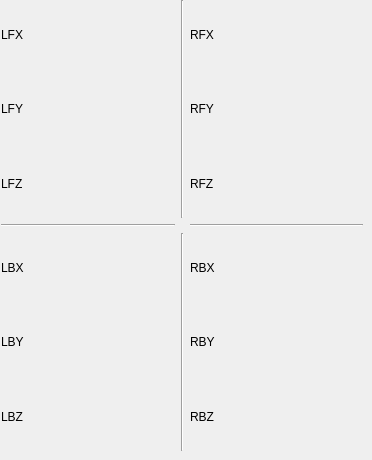
    <widget class="QWidget" name="tab_3">
     <attribute name="title">
      <string>足端力</string>
     </attribute>
     <widget class="QWidget" name="layoutWidget_8">
      <property name="geometry">
       <rect>
        <x>1</x>
        <y>0</y>
        <width>362</width>
        <height>451</height>
       </rect>
      </property>
      <layout class="QGridLayout" name="gridLayout_32">
       <item row="0" column="2">
        <layout class="QGridLayout" name="gridLayout_33">
         <item row="3" column="1">
          <spacer name="horizontalSpacer_84">
           <property name="orientation">
            <enum>Qt::Horizontal</enum>
           </property>
           <property name="sizeHint" stdset="0">
            <size>
             <width>120</width>
             <height>0</height>
            </size>
           </property>
          </spacer>
         </item>
         <item row="1" column="0">
          <widget class="QLabel" name="label_81">
           <property name="text">
            <string>RFY</string>
           </property>
          </widget>
         </item>
         <item row="0" column="0">
          <widget class="QLabel" name="label_82">
           <property name="text">
            <string>RFX</string>
           </property>
          </widget>
         </item>
         <item row="2" column="0">
          <widget class="QLabel" name="label_83">
           <property name="text">
            <string>RFZ</string>
           </property>
          </widget>
         </item>
         <item row="0" column="2">
          <spacer name="verticalSpacer_33">
           <property name="orientation">
            <enum>Qt::Vertical</enum>
           </property>
           <property name="sizeHint" stdset="0">
            <size>
             <width>0</width>
             <height>60</height>
            </size>
           </property>
          </spacer>
         </item>
         <item row="2" column="2">
          <spacer name="verticalSpacer_34">
           <property name="orientation">
            <enum>Qt::Vertical</enum>
           </property>
           <property name="sizeHint" stdset="0">
            <size>
             <width>0</width>
             <height>60</height>
            </size>
           </property>
          </spacer>
         </item>
         <item row="1" column="2">
          <spacer name="verticalSpacer_35">
           <property name="orientation">
            <enum>Qt::Vertical</enum>
           </property>
           <property name="sizeHint" stdset="0">
            <size>
             <width>0</width>
             <height>60</height>
            </size>
           </property>
          </spacer>
         </item>
         <item row="0" column="1">
          <widget class="MplWidget" name="widget_29" native="true">
           <property name="autoFillBackground">
            <bool>false</bool>
           </property>
          </widget>
         </item>
         <item row="1" column="1">
          <widget class="MplWidget" name="widget_30" native="true">
           <property name="autoFillBackground">
            <bool>false</bool>
           </property>
          </widget>
         </item>
         <item row="2" column="1">
          <widget class="MplWidget" name="widget_31" native="true">
           <property name="autoFillBackground">
            <bool>false</bool>
           </property>
          </widget>
         </item>
        </layout>
       </item>
       <item row="2" column="1">
        <widget class="Line" name="line_64">
         <property name="orientation">
          <enum>Qt::Vertical</enum>
         </property>
        </widget>
       </item>
       <item row="0" column="1">
        <widget class="Line" name="line_65">
         <property name="orientation">
          <enum>Qt::Vertical</enum>
         </property>
        </widget>
       </item>
       <item row="1" column="0">
        <widget class="Line" name="line_66">
         <property name="orientation">
          <enum>Qt::Horizontal</enum>
         </property>
        </widget>
       </item>
       <item row="2" column="0">
        <layout class="QGridLayout" name="gridLayout_18">
         <item row="3" column="1">
          <spacer name="horizontalSpacer_75">
           <property name="orientation">
            <enum>Qt::Horizontal</enum>
           </property>
           <property name="sizeHint" stdset="0">
            <size>
             <width>120</width>
             <height>0</height>
            </size>
           </property>
          </spacer>
         </item>
         <item row="0" column="0">
          <widget class="QLabel" name="label_84">
           <property name="text">
            <string>LBX</string>
           </property>
          </widget>
         </item>
         <item row="2" column="0">
          <widget class="QLabel" name="label_85">
           <property name="text">
            <string>LBZ</string>
           </property>
          </widget>
         </item>
         <item row="1" column="0">
          <widget class="QLabel" name="label_86">
           <property name="text">
            <string>LBY</string>
           </property>
          </widget>
         </item>
         <item row="1" column="2">
          <spacer name="verticalSpacer_36">
           <property name="orientation">
            <enum>Qt::Vertical</enum>
           </property>
           <property name="sizeHint" stdset="0">
            <size>
             <width>0</width>
             <height>60</height>
            </size>
           </property>
          </spacer>
         </item>
         <item row="2" column="2">
          <spacer name="verticalSpacer_37">
           <property name="orientation">
            <enum>Qt::Vertical</enum>
           </property>
           <property name="sizeHint" stdset="0">
            <size>
             <width>0</width>
             <height>60</height>
            </size>
           </property>
          </spacer>
         </item>
         <item row="0" column="2">
          <spacer name="verticalSpacer_38">
           <property name="orientation">
            <enum>Qt::Vertical</enum>
           </property>
           <property name="sizeHint" stdset="0">
            <size>
             <width>0</width>
             <height>60</height>
            </size>
           </property>
          </spacer>
         </item>
         <item row="0" column="1">
          <widget class="MplWidget" name="widget_32" native="true">
           <property name="autoFillBackground">
            <bool>false</bool>
           </property>
          </widget>
         </item>
         <item row="1" column="1">
          <widget class="MplWidget" name="widget_33" native="true">
           <property name="autoFillBackground">
            <bool>false</bool>
           </property>
          </widget>
         </item>
         <item row="2" column="1">
          <widget class="MplWidget" name="widget_34" native="true">
           <property name="autoFillBackground">
            <bool>false</bool>
           </property>
           <widget class="QWidget" name="widget_35" native="true">
            <property name="geometry">
             <rect>
              <x>180</x>
              <y>0</y>
              <width>120</width>
              <height>60</height>
             </rect>
            </property>
            <property name="autoFillBackground">
             <bool>false</bool>
            </property>
           </widget>
          </widget>
         </item>
        </layout>
       </item>
       <item row="1" column="2">
        <widget class="Line" name="line_67">
         <property name="orientation">
          <enum>Qt::Horizontal</enum>
         </property>
        </widget>
       </item>
       <item row="2" column="2">
        <layout class="QGridLayout" name="gridLayout_34">
         <item row="3" column="1">
          <spacer name="horizontalSpacer_81">
           <property name="orientation">
            <enum>Qt::Horizontal</enum>
           </property>
           <property name="sizeHint" stdset="0">
            <size>
             <width>120</width>
             <height>0</height>
            </size>
           </property>
          </spacer>
         </item>
         <item row="0" column="0">
          <widget class="QLabel" name="label_87">
           <property name="text">
            <string>RBX</string>
           </property>
          </widget>
         </item>
         <item row="2" column="0">
          <widget class="QLabel" name="label_88">
           <property name="text">
            <string>RBZ</string>
           </property>
          </widget>
         </item>
         <item row="1" column="0">
          <widget class="QLabel" name="label_89">
           <property name="text">
            <string>RBY</string>
           </property>
          </widget>
         </item>
         <item row="1" column="2">
          <spacer name="verticalSpacer_39">
           <property name="orientation">
            <enum>Qt::Vertical</enum>
           </property>
           <property name="sizeHint" stdset="0">
            <size>
             <width>0</width>
             <height>60</height>
            </size>
           </property>
          </spacer>
         </item>
         <item row="0" column="2">
          <spacer name="verticalSpacer_40">
           <property name="orientation">
            <enum>Qt::Vertical</enum>
           </property>
           <property name="sizeHint" stdset="0">
            <size>
             <width>0</width>
             <height>60</height>
            </size>
           </property>
          </spacer>
         </item>
         <item row="2" column="2">
          <spacer name="verticalSpacer_41">
           <property name="orientation">
            <enum>Qt::Vertical</enum>
           </property>
           <property name="sizeHint" stdset="0">
            <size>
             <width>0</width>
             <height>40</height>
            </size>
           </property>
          </spacer>
         </item>
         <item row="0" column="1">
          <widget class="MplWidget" name="widget_36" native="true">
           <property name="autoFillBackground">
            <bool>false</bool>
           </property>
          </widget>
         </item>
         <item row="1" column="1">
          <widget class="MplWidget" name="widget_37" native="true">
           <property name="autoFillBackground">
            <bool>false</bool>
           </property>
          </widget>
         </item>
         <item row="2" column="1">
          <widget class="MplWidget" name="widget_38" native="true"/>
         </item>
        </layout>
       </item>
       <item row="0" column="0">
        <layout class="QGridLayout" name="gridLayout_35">
         <item row="0" column="0">
          <widget class="QLabel" name="label_90">
           <property name="text">
            <string>LFX</string>
           </property>
          </widget>
         </item>
         <item row="1" column="0">
          <widget class="QLabel" name="label_37">
           <property name="text">
            <string>LFY</string>
           </property>
          </widget>
         </item>
         <item row="2" column="0">
          <widget class="QLabel" name="label_91">
           <property name="text">
            <string>LFZ</string>
           </property>
          </widget>
         </item>
         <item row="3" column="1">
          <spacer name="horizontalSpacer_78">
           <property name="orientation">
            <enum>Qt::Horizontal</enum>
           </property>
           <property name="sizeHint" stdset="0">
            <size>
             <width>120</width>
             <height>0</height>
            </size>
           </property>
          </spacer>
         </item>
         <item row="1" column="2">
          <spacer name="verticalSpacer_42">
           <property name="orientation">
            <enum>Qt::Vertical</enum>
           </property>
           <property name="sizeHint" stdset="0">
            <size>
             <width>0</width>
             <height>60</height>
            </size>
           </property>
          </spacer>
         </item>
         <item row="2" column="2">
          <spacer name="verticalSpacer_43">
           <property name="orientation">
            <enum>Qt::Vertical</enum>
           </property>
           <property name="sizeHint" stdset="0">
            <size>
             <width>0</width>
             <height>60</height>
            </size>
           </property>
          </spacer>
         </item>
         <item row="0" column="2">
          <spacer name="verticalSpacer_44">
           <property name="orientation">
            <enum>Qt::Vertical</enum>
           </property>
           <property name="sizeHint" stdset="0">
            <size>
             <width>0</width>
             <height>60</height>
            </size>
           </property>
          </spacer>
         </item>
         <item row="0" column="1">
          <widget class="MplWidget" name="widget_39" native="true">
           <property name="autoFillBackground">
            <bool>false</bool>
           </property>
          </widget>
         </item>
         <item row="1" column="1">
          <widget class="MplWidget" name="widget_40" native="true">
           <property name="autoFillBackground">
            <bool>false</bool>
           </property>
          </widget>
         </item>
         <item row="2" column="1">
          <widget class="MplWidget" name="widget_41" native="true">
           <property name="autoFillBackground">
            <bool>false</bool>
           </property>
          </widget>
         </item>
        </layout>
       </item>
      </layout>
     </widget>
    </widget>
